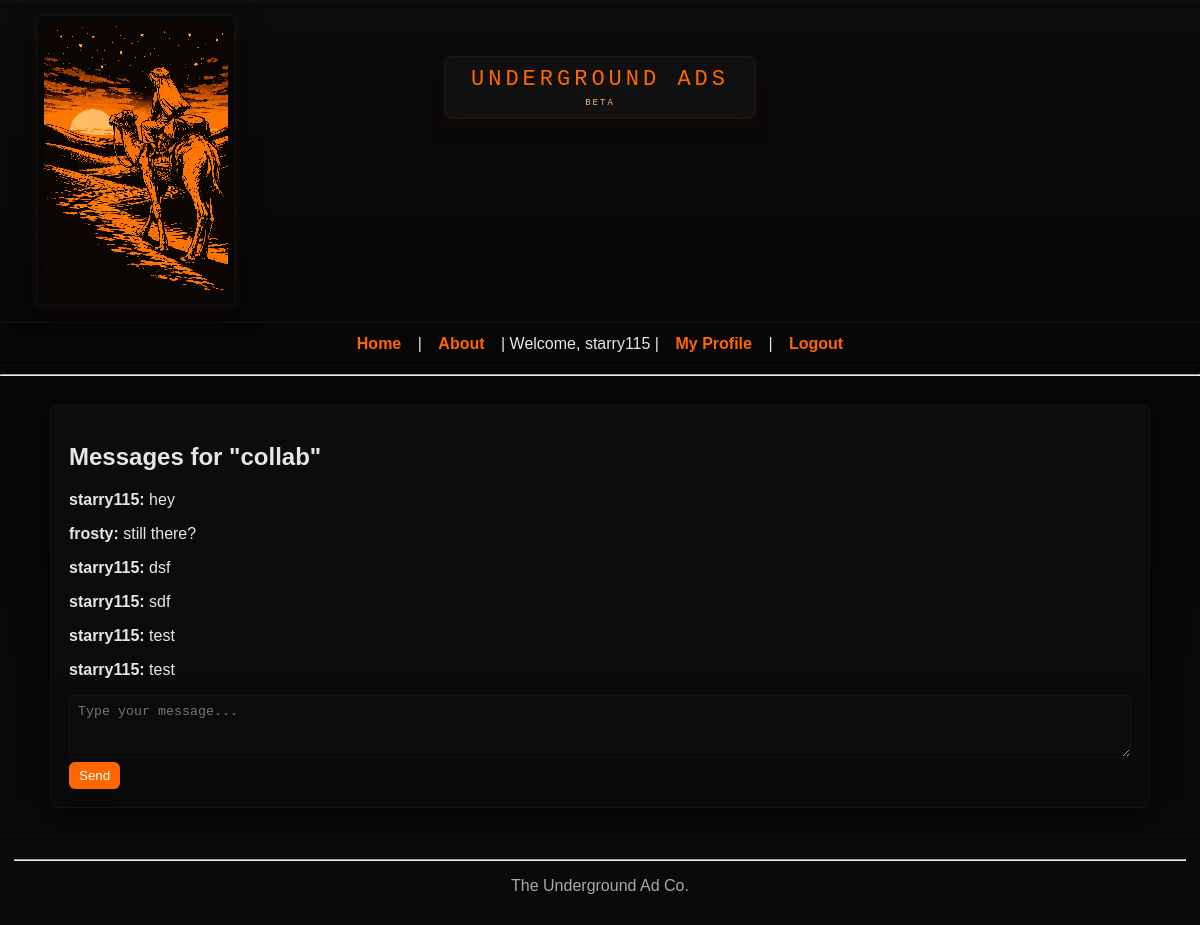
Screenshot of /message/12 (signed in) with the database file from the repository.
### tables this page shows
CREATE TABLE users (
            id INTEGER PRIMARY KEY AUTOINCREMENT,
            username TEXT UNIQUE NOT NULL,
            password_hash TEXT NOT NULL,
            created_at TIMESTAMP DEFAULT CURRENT_TIMESTAMP
        , is_admin INTEGER DEFAULT 0, about TEXT DEFAULT '', pgp_public_key TEXT, pgp_private_key_encrypted TEXT, pgp_key_salt TEXT, pgp_key_nonce TEXT);

CREATE TABLE ads (
            id INTEGER PRIMARY KEY AUTOINCREMENT,
            title TEXT NOT NULL,
            description TEXT NOT NULL,
            image TEXT,
            user_id INTEGER NOT NULL,
            created_at TIMESTAMP DEFAULT CURRENT_TIMESTAMP,
            FOREIGN KEY (user_id) REFERENCES users (id)
        );

CREATE TABLE messages (
            id INTEGER PRIMARY KEY AUTOINCREMENT,
            ad_id INTEGER NOT NULL,
            sender_id INTEGER NOT NULL,
            recipient_id INTEGER NOT NULL,
            content TEXT NOT NULL,
            created_at TIMESTAMP DEFAULT CURRENT_TIMESTAMP,
            FOREIGN KEY (ad_id) REFERENCES ads (id),
            FOREIGN KEY (sender_id) REFERENCES users (id),
            FOREIGN KEY (recipient_id) REFERENCES users (id)
        );

### app.py (the view, shortened to what this page needs)
@app.route("/message/<int:ad_id>", methods=["GET", "POST"])
@app.route("/message", methods=["GET", "POST"])
def message(ad_id=None):
    if "user_id" not in session:
        return redirect(url_for("login"))
    conn = get_db()
    cur = conn.cursor()
    ad = None
    recipient_id = None
    ad_title = "Direct Message"
    if ad_id is not None:
        cur.execute("SELECT ads.*, users.username FROM ads JOIN users ON ads.user_id = users.id WHERE ads.id = ?", (ad_id,))
        ad = cur.fetchone() # chooses next row available from result set
        if ad:
            recipient_id = ad["user_id"] # author
            ad_title = ad["title"]
    user_id = request.args.get("user_id")
    if user_id and not recipient_id:
        cur.execute("SELECT id, username FROM users WHERE id = ?", (user_id,))
        user = cur.fetchone()
        if user:
            recipient_id = user["id"]
            ad_title = f"Chat with {user['username']}"
    if recipient_id is not None:
        cur.execute("""
            SELECT m.*, u.username AS sender_name
            FROM messages m
            JOIN users u ON m.sender_id = u.id
            WHERE (m.sender_id = ? AND m.recipient_id = ?)
               OR (m.sender_id = ? AND m.recipient_id = ?)
            ORDER BY m.created_at ASC
        """, (session["user_id"], recipient_id, recipient_id, session["user_id"]))
        messages = cur.fetchall()
    else:
        messages = []
    conn.close()
    return render_template("messages.html", ad={"title": ad_title}, messages=messages)

### db.py (called while the page is built)
def get_db():
    db_path = os.path.join(os.path.dirname(__file__), "uadb.db")
    conn = sqlite3.connect(db_path)
    conn.row_factory = sqlite3.Row
    return conn

### templates/messages.html
{% extends "base.html" %}
{% block content %}
<div class="container">
    <h2>Messages for "{{ ad.title }}"</h2>
    <div class="messages">
        {% for msg in messages %}
        <p><strong>{{ msg.sender_name }}:</strong> {{ msg.content }}</p>
        {% else %}
        <p>No messages yet.</p>
        {% endfor %}
    </div>
    <form method="POST">
        <textarea name="message" rows="3" placeholder="Type your message..."></textarea><br>
        <button type="submit">Send</button>
    </form>
</div>
{% endblock %}

### templates/base.html (shortened to what this page needs)
<!DOCTYPE html>
<html lang="en">
<head>
    <link rel="stylesheet" href="{{ url_for('static', filename='style.css') }}">
</head>
<body>
    <header class="site-header">
        <div class="logo-area">
            <a href="{{ url_for('home') }}">
                <img src="{{ url_for('static', filename='images/ua_logo_2.png') }}" class="logo" alt="Underground Ads Logo">
            </a>
        </div>
        <div class="banner-text">
            <span class="banner-card">
                UNDERGROUND ADS
                <span class="beta">BETA</span>
            </span>
        </div>
    </header>
    <nav class="nav-area">
        <a href="{{ url_for('home') }}">Home</a> |
        <a href="{{ url_for('about') }}">About</a> |
        {% if session.username %}
        <span>Welcome, {{ session.username }}</span> |
        <a href="{{ url_for('profile') }}">My Profile</a> |
        <a href="{{ url_for('logout') }}">Logout</a>
        {% else %}
        <a href="{{ url_for('register') }}">Register</a> |
        <a href="{{ url_for('login') }}">Login</a>
        {% endif %}
    </nav>
    <hr>
    <main>
        {% block content %}{% endblock %}
    </main>
    <footer>
        <hr>
        <p>The Underground Ad Co.</p>
    </footer>
</body>
</html>

### static/style.css (style rules this page uses)
:root { --ua-orange: #ff6600; --ua-dark-bg: #070707; --card-bg: #0f0f0f; --muted: #a8a8a8; --accent-shadow: rgba(255,102,0,0.12); }
* { box-sizing: border-box }
body { margin: 0; font-family: "Verdana","Arial",sans-serif; background: linear-gradient(180deg,#050505,#0a0a0a); color: #e6e6e6; -webkit-font-smoothing: antialiased; }
.site-header { position: relative; display: flex; align-items: center; justify-content: flex-start; padding: 12px 36px; gap: 18px; border-top: 2px solid rgba(255,255,255,0.03); border-bottom: 1px solid rgba(255,255,255,0.03); background: linear-gradient(180deg,#0b0b0b,#070707); }
.logo-area { display: flex; align-items: center; }
.logo { width: 200px; height: auto; image-rendering: pixelated; border: 2px solid rgba(255,255,255,0.03); padding: 6px; border-radius: 6px; background: linear-gradient(180deg, rgba(0,0,0,0.35), rgba(0,0,0,0.12)); box-shadow: 0 8px 24px rgba(0,0,0,0.6), 0 3px 8px var(--accent-shadow); }
.banner-text { position: absolute; left: 50%; transform: translateX(-50%); top: 54px; text-align: center; pointer-events: none; z-index: 50; }
.banner-card { display: inline-block; background: linear-gradient(180deg,#0f0f0f,#121212); color: var(--ua-orange); padding: 10px 26px; font-family: "Press Start 2P", "Courier New", monospace; font-size: 22px; letter-spacing: 4px; border-radius: 8px; border: 1px solid rgba(255,255,255,0.03); box-shadow: 0 6px 20px rgba(0,0,0,0.8), 0 6px 14px var(--accent-shadow); pointer-events: auto; }
.banner-card .beta { display: block; font-size: 9px; color: #ffb775; letter-spacing: 2px; margin-top: 6px; }
.nav-area { text-align: center; background: transparent; padding: 12px 0; border-bottom: 1px solid rgba(255,255,255,0.03); }
.nav-area a { color: var(--ua-orange); font-weight: 700; margin: 0 12px; text-decoration: none; }
.container { width: 92%; max-width: 1100px; margin: 28px auto; background: linear-gradient(180deg,#0c0c0c,#0a0a0a); border: 1px solid rgba(255,255,255,0.03); border-radius: 8px; padding: 18px; box-shadow: 0 10px 30px rgba(0,0,0,0.6); }
button, .btn { background: var(--ua-orange); color: #fff; border: 0; padding: 6px 10px; border-radius: 6px; cursor: pointer; box-shadow: 0 4px 12px rgba(0,0,0,0.5); }
input[type="text"], textarea, input[type="password"] { width: 100%; padding: 8px; border-radius: 6px; border: 1px solid rgba(255,255,255,0.04); background: #0b0b0b; color: #eee; }
footer { color: var(--muted); text-align: center; padding: 14px; border-top: 1px solid rgba(255,255,255,0.03); background: transparent; }
a { color: var(--ua-orange); text-decoration: none; font-weight: 600; }

### rows the page displays
users: username "starry115"
ads: title "collab"
messages: sender_name "starry115", content "hey"
messages: sender_name "frosty", content "still there?"
messages: sender_name "starry115", content "dsf"
messages: sender_name "starry115", content "sdf"
messages: sender_name "starry115", content "test"
messages: sender_name "starry115", content "test"
